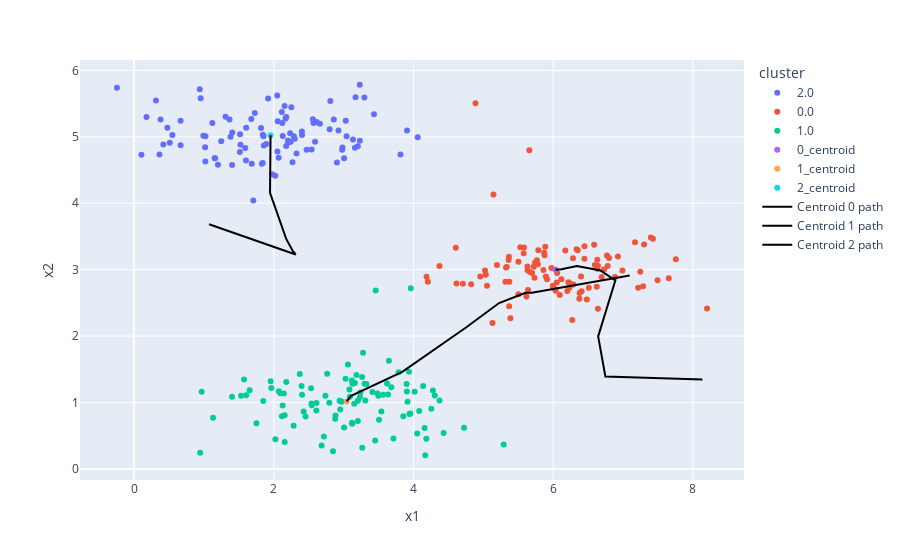

Notebook code for this chart:
### Code cell
fig = px.scatter(plot_data,x='x1',y='x2',color='cluster')
fig.update_layout(autosize=False)
fig.add_trace(go.Scatter(
    x=[i[0] for i in h[0]],
    y=[i[1] for i in h[0]],
    mode='lines',
    line_color='black',
    name='Centroid 0 path'
))
fig.add_trace(go.Scatter(
    x=[i[0] for i in h[1]],
    y=[i[1] for i in h[1]],
    mode='lines',
    line_color='black',
    name='Centroid 1 path'
))
fig.add_trace(go.Scatter(
    x=[i[0] for i in h[2]],
    y=[i[1] for i in h[2]],
    mode='lines',
    line_color='black',
    name='Centroid 2 path'
))
